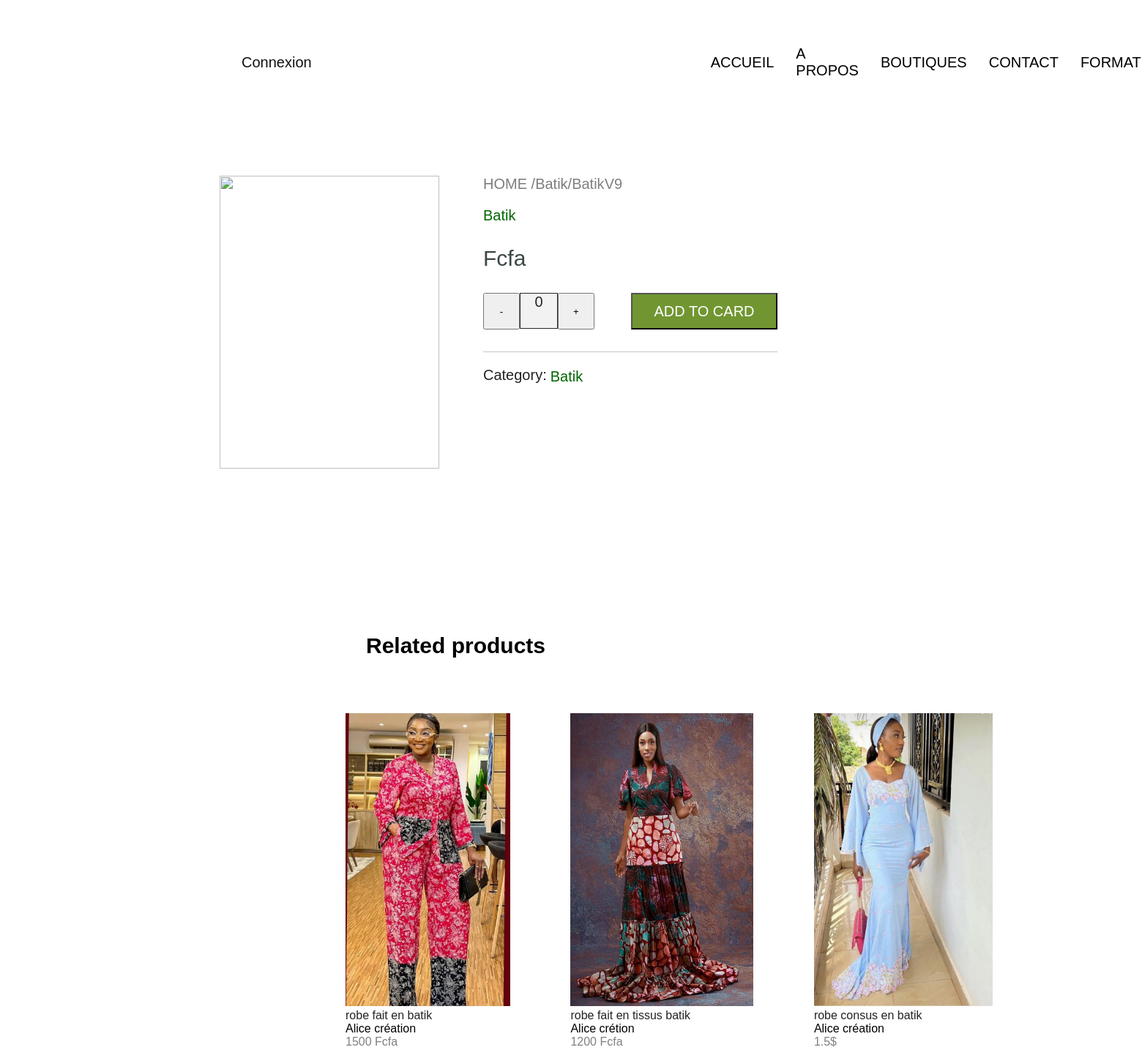
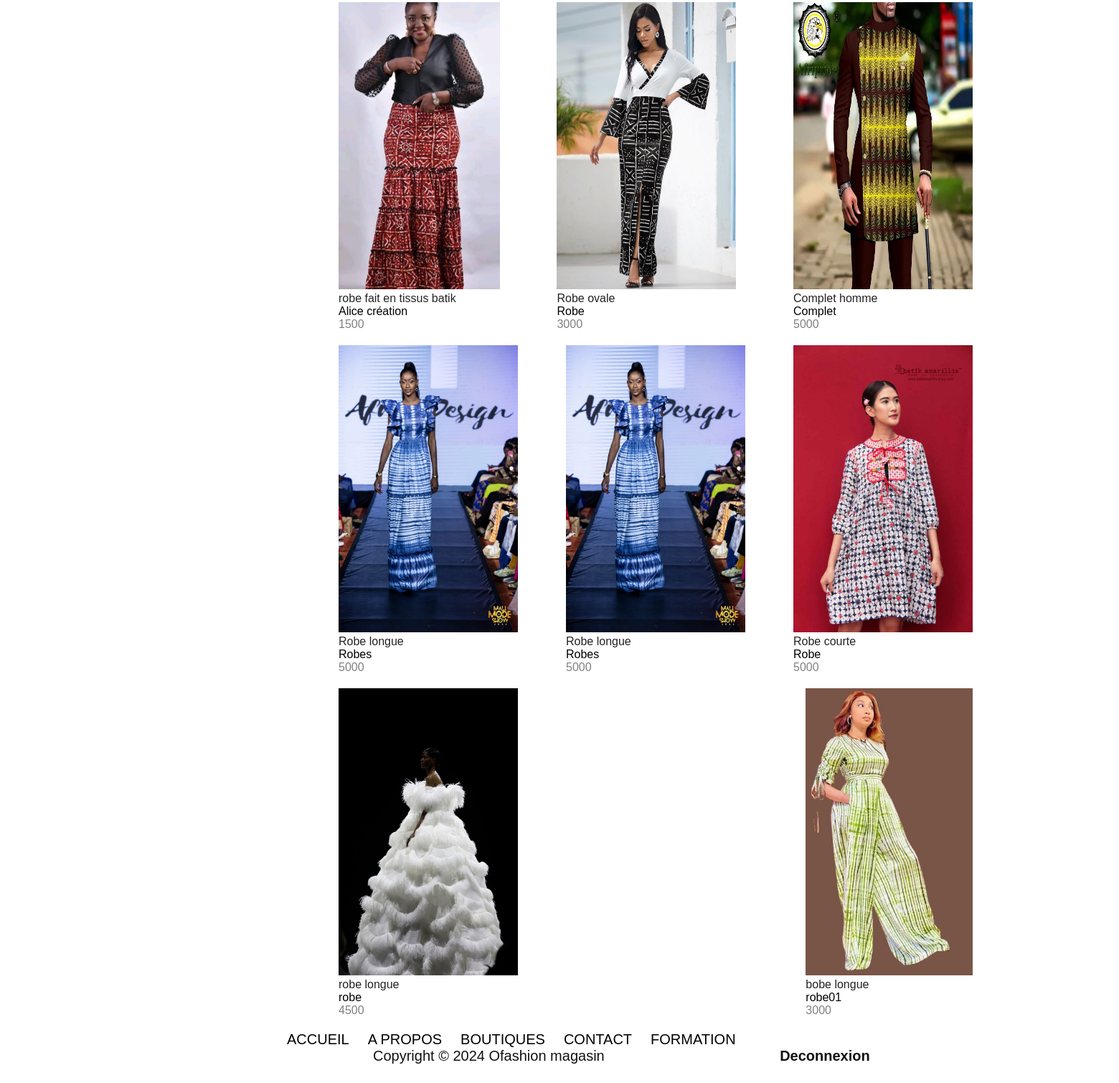
The app's page /detail.php with its own data (2 pictures, top to bottom).
### tables this page shows
CREATE TABLE `produits` (
  `id` int(11) NOT NULL,
  `image` text NOT NULL,
  `titre` varchar(100) NOT NULL,
  `contenu` varchar(255) NOT NULL,
  `prix` varchar(255) NOT NULL,
  `id_categorie` varchar(255) NOT NULL,
  `date_publication` datetime NOT NULL
);

CREATE TABLE `categorie` (
  `id` int(11) NOT NULL,
  `nom` varchar(255) NOT NULL
);

### detail.php (the view, shortened to what this page needs)
<?php
    include('includes/auth.php');
    $recupData = $bdd->prepare('SELECT * FROM produits WHERE id = ?');
    $recupData->execute(array($_GET['id']));
    $resultat = $recupData->fetch();
?>
<!DOCTYPE html>
<html lang="fr">
<head>
    <link rel="stylesheet" href="assets/css/Style.css">
    <link rel="stylesheet" href="https://cdnjs.cloudflare.com/ajax/libs/font-awesome/6.5.1/css/all.min.css" />
</head>
<header class="shop_header">
<nav class="navigation_post">
        <?php
            include ('includes/header.php');
        ?>
</header>
<body class="bodypost">
            <section class="post_section">
                <div class="contenu10">
                    <img class="imagepost" src="<?=$resultat['image'] ?>" alt="">
                    <div>
                        <div class="menu1">
                            <a class="a1p" href="index.php">HOME /</a>
                            <?php
                    $reqData = $bdd->prepare('SELECT *, count(*) as count FROM categorie JOIN produits ON id_categorie = produits.id_categorie ');
                    $reqData->execute();
                    while ($datacat = $reqData->fetch()) {
                    ?>
                        <a  class="a1p" href="categorieproduit.php?id=<?= $datacat['id'] ?>"><?= $datacat['nom'] ?>/</a>
                    <?php
                    }
                    ?>
                            <div style="margin-top: -20px; font-size:20px; color: gray;">
                               <?php
                    $reqData = $bdd->prepare('SELECT *, count(*) as count FROM categorie JOIN produits ON id_categorie = produits.id_categorie ');
                    $reqData->execute();
                    while ($datacat = $reqData->fetch()) {
                    ?>
                      <p><?= $datacat['nom'] ?>V<?= $datacat['id'] ?></p>
                    <?php
                    }
                    ?>
                            </div>
                        </div>
                        <?php
                    $reqData = $bdd->prepare('SELECT *, count(*) as count FROM categorie JOIN produits ON id_categorie = produits.id_categorie ');
                    $reqData->execute();
                    while ($datacat = $reqData->fetch()) {
                    ?>
                        <a style="color: darkgreen;" href="categorieproduit.php?id=<?= $datacat['id'] ?>"><?= $datacat['nom'] ?></a>
                    <?php
                    }
                    ?>
                        <p style="color: rgb(60,71,71 ); font-size:30px;"><?=$resultat['prix'] ?> Fcfa</p>
                        <div class="card_trait">
                            <div class="realisation">
                                <button class="button_js" id="diminuer">-</button>
                                <p class="nombre" id="valeur">0</p>
                                <button class="button_js" id="augmenter">+</button>
                                <input class="btn_p" type="submit" value="ADD TO CARD">
                            </div>
                            <div class="relie">
                                <div><p>Category:</p></div>
                                <div class="lien">
                                <?php
                    $reqData = $bdd->prepare('SELECT *, count(*) as count FROM categorie JOIN produits ON id_categorie = produits.id_categorie ');
                    $reqData->execute();
                    while ($datacat = $reqData->fetch()) {
                    ?>
                        <a  class="a4p" href="categorieproduit.php?id=<?= $datacat['id'] ?>"><?= $datacat['nom'] ?></a>
                    <?php
                    }
                    ?>
                </div>
                </div>
                        </div>
                    </div>
                </div>
            </section>
            <section class="section3post">
                <h1 style="margin-left: 300px; color: black; font-size: 30px; font-family:'Trebuchet MS', 'Lucida Sans Unicode', 'Lucida Grande', 'Lucida Sans', Arial, sans-serif"> Related products</h1>
                <div class="produitsde">
                    <?php
                            $reqData = $bdd->prepare('SELECT * FROM produits');
                            $reqData->execute();
                            while($resultat = $reqData->fetch()){
                                ?>
                            <div class="produitde">
                            <a href="detail.php?id=<?= $resultat['id']?>"><img src="<?= $resultat['image']?>" alt=""></a>
                            <p><?= $resultat['contenu']?></p>
                            <a href="detail.php?id=<?= $resultat['id']?>"><?= $resultat['titre']?></a><br>
                            <span><?= $resultat['prix']?></span>
                        </div>
                        <?php
                        }
                    ?>
                    </div>
            </section>
</body>
<nav class="footer">
    <?php
        include ('includes/footer.php');
    ?>
</nav>
</html>

### assets/css/Style.css (style rules this page uses)
body { color: rgb(49, 48, 48); }
a { color: black; text-decoration: none; }
.imagepost { width: 400px; height: 400px; }
.footer { display: flex; margin-bottom: 50px; margin-left: 200px; gap: 55px; padding: 0px; }
.menu1 { display: flex; font-size: small; }
.imagepost { width: 300px; height: 400px; }
.contenu10 { display: flex; gap: 60px; margin-left: 100px; padding-top: 70px; padding-bottom: 50px; height: 550px; width: 1500px; font-size: 20px; }
.realisation { display: flex; border-bottom: solid rgb(199, 197, 197) 1px; }
.btn_p { background-color: rgb(113, 150, 49); width: 200px; height: 50px; font-size: 20px; color: white; margin-left: 50px; }
.nombre { border: solid rgb(39, 39, 39) 1px; background-color: rgb(243, 242, 242); width: 50px; height: 47px; font-size: 20px; text-align: center; margin-top: 0px; }
.button_js { width: 50px; height: 50px; padding: auto; }
.a1p { text-decoration: none; color:rgb(126, 123, 123); font-size: 20px; }
.a4p { text-decoration: none; color: darkgreen; font-size: 20px; }
.relie { display: flex; }
.lien { padding-top: 22px; margin-left: 5px; }
.bodypost { margin-left: 200px; color: rgb(36, 35, 35); }
.produitsde { display: flex; flex-wrap: wrap; justify-content: flex-start; padding-top: 50px; margin:0 20%; justify-content: space-between; width: 65%; }
.produitde { width: calc(33.33% -10px); margin-bottom: 20px; box-sizing: border-box; }
.produitde img { max-width: 250px; height: 400px; }
.produitde p { margin: 0; }
.produitde span { margin: 0; color: gray; }
.navigation_post { align-items: center; gap: 25px; padding: 10px; height: 150px; display: flex; }
body { font-family:'Montserrat', sans-serif; padding: 0; margin: 0px; }
h1 { color: black; font-size: 30px; }
body { font-family:'Montserrat', sans-serif; }
.shop_header { width:100%; height: auto; }
input { margin-bottom: 30px; font-size: x-large; }
.lien { display: flex; color: black; }

### records on screen
produits: id_categorie.nom "Batik", id "9", image (picture), contenu "robe fait en batik", titre "Alice création", prix "1500 Fcfa"
produits: image (picture), contenu "robe fait en tissus batik", titre "Alice crétion", prix "1200 Fcfa"
produits: image (picture), contenu "robe consus en batik", titre "Alice création", prix "1.5$"
produits: image (picture), contenu "robe fait en tissus batik", titre "Alice création", prix "1500"
produits: image (picture), contenu "Robe ovale", titre "Robe", prix "3000"
produits: image (picture), contenu "Complet homme", titre "Complet", prix "5000"
produits: image (picture), contenu "Robe longue", titre "Robes", prix "5000"
produits: image (picture), contenu "Robe longue", titre "Robes", prix "5000"
produits: image (picture), contenu "Robe courte", titre "Robe", prix "5000"
produits: image (picture), contenu "robe longue", titre "robe", prix "4500"
produits: image (picture), contenu "bobe longue", titre "robe01", prix "3000"
